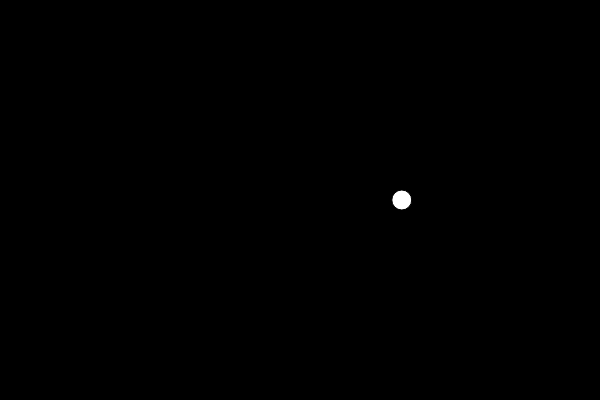
Frame 1 (no input)
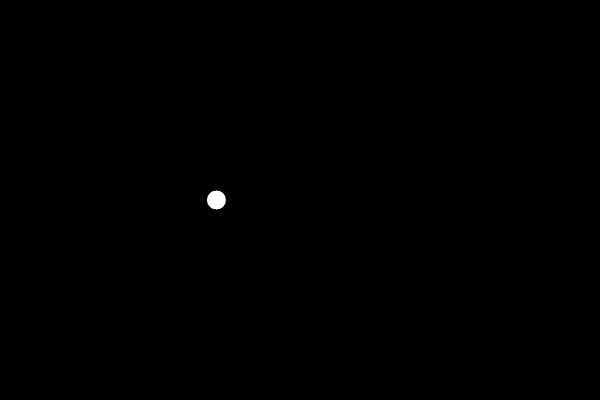
Frame 60 (no input)
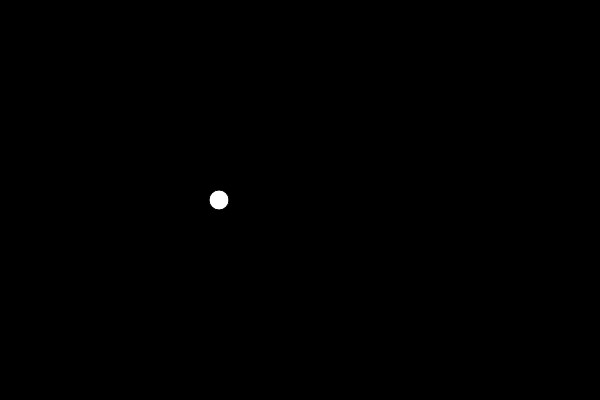
Frame 120 (the mouse pressed at the canvas centre since frame 60)

The p5.js sketch that drew these frames (run headless with seeded random() and noise() and a simulated clock; from frame 60 on, the mouse is pressed at the canvas centre):

// p5.js sketch
// ── sketch.js
// 噪音使用
// Video: https://www.youtube.com/watch?v=YcdldZ1E9gU&index=2&list=PLRqwX-V7Uu6bgPNQAdxQZpJuJCjeOr7VD

let xoff = 0;
let slider;

function setup() {
  createCanvas(600, 400);
  slider = createSlider(0, 1, 0.01, 0.01);
}

function draw() {
  background(0);
  // let x = random(width);

  // noise 返回0-1.0的范围值
  // 如果xoff的值不改变，noise将返回相同的值
  let x = map(noise(xoff), 0, 1, 0, width);
  ellipse(x, height / 2, 20);

  xoff += slider.value();
}
